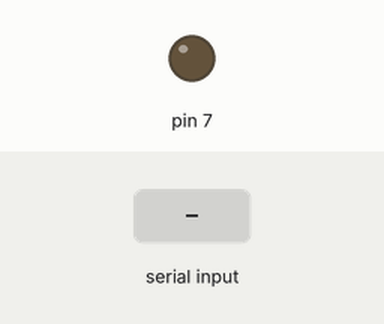
A sketch run on a simulated Arduino Uno, built with avr-gcc and run on an emulated ATmega328P. Shown: output pins drawn as LEDs (lit = HIGH). The inputs (shaded band) are chosen by the test bench.

Above: at 1.2 s.
1.3 s: "i" received over Serial
At 1.6 s:
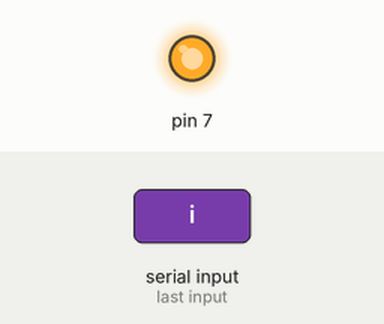
2.8 s: "j" received over Serial
At 3.9 s:
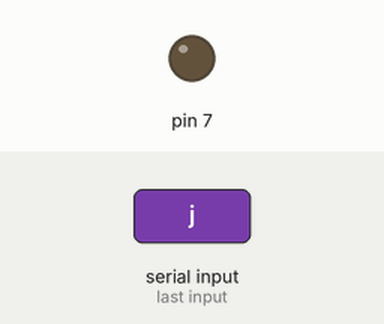
Timing chart, 0 to 5.8 s (numbered marks = the images above; inputs shaded):
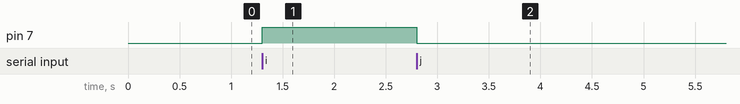

The sketch:

pump_controller.ino
```cpp
void setup() {
  pinMode(7, OUTPUT);
  Serial.begin(9600);
}

void loop() {
  if (Serial.available() > 0) {
    char c = Serial.read();
    if (c == 'i') {
      digitalWrite(7, HIGH);
    }
    if (c == 'j') {
      digitalWrite(7, LOW);
    }
  }
}
```

Measured:
- after the input at 1.3 s, pin 7: LOW → HIGH at once
- after the input at 2.8 s, pin 7: HIGH → LOW at once
